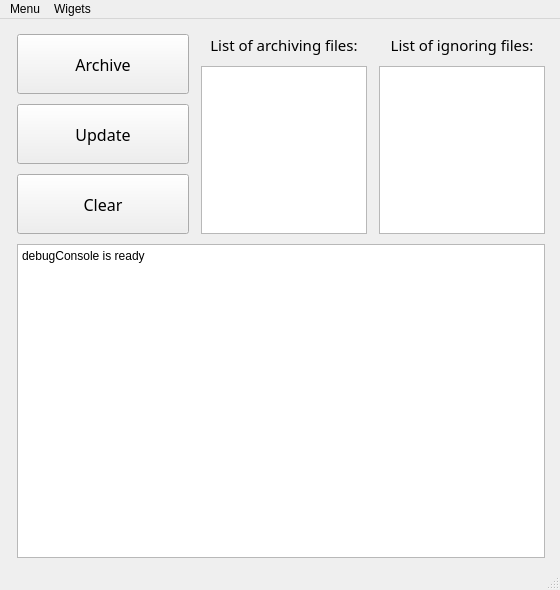
<?xml version="1.0" encoding="UTF-8"?>
<ui version="4.0">
 <class>MainWindow</class>
 <widget class="QMainWindow" name="MainWindow">
  <property name="geometry">
   <rect>
    <x>0</x>
    <y>0</y>
    <width>560</width>
    <height>590</height>
   </rect>
  </property>
  <property name="maximumSize">
   <size>
    <width>1920</width>
    <height>1080</height>
   </size>
  </property>
  <property name="sizeIncrement">
   <size>
    <width>0</width>
    <height>0</height>
   </size>
  </property>
  <property name="windowTitle">
   <string>MainWindow</string>
  </property>
  <widget class="QWidget" name="centralwidget">
   <layout class="QGridLayout" name="gridLayout">
    <property name="leftMargin">
     <number>15</number>
    </property>
    <property name="topMargin">
     <number>15</number>
    </property>
    <property name="rightMargin">
     <number>10</number>
    </property>
    <property name="bottomMargin">
     <number>10</number>
    </property>
    <property name="spacing">
     <number>10</number>
    </property>
    <item row="2" column="0">
     <widget class="QPushButton" name="clearButton">
      <property name="enabled">
       <bool>true</bool>
      </property>
      <property name="sizePolicy">
       <sizepolicy hsizetype="Minimum" vsizetype="MinimumExpanding">
        <horstretch>1</horstretch>
        <verstretch>1</verstretch>
       </sizepolicy>
      </property>
      <property name="maximumSize">
       <size>
        <width>172</width>
        <height>60</height>
       </size>
      </property>
      <property name="font">
       <font>
        <family>Microsoft YaHei</family>
        <pointsize>12</pointsize>
       </font>
      </property>
      <property name="cursor">
       <cursorShape>PointingHandCursor</cursorShape>
      </property>
      <property name="text">
       <string>Clear</string>
      </property>
      <property name="checkable">
       <bool>false</bool>
      </property>
      <property name="autoDefault">
       <bool>false</bool>
      </property>
      <property name="default">
       <bool>false</bool>
      </property>
      <property name="flat">
       <bool>false</bool>
      </property>
     </widget>
    </item>
    <item row="9" column="0" colspan="3">
     <widget class="QTextBrowser" name="debugConsole">
      <property name="sizePolicy">
       <sizepolicy hsizetype="Expanding" vsizetype="Minimum">
        <horstretch>0</horstretch>
        <verstretch>0</verstretch>
       </sizepolicy>
      </property>
      <property name="html">
       <string>&lt;!DOCTYPE HTML PUBLIC &quot;-//W3C//DTD HTML 4.0//EN&quot; &quot;http://www.w3.org/TR/REC-html40/strict.dtd&quot;&gt;
&lt;html&gt;&lt;head&gt;&lt;meta name=&quot;qrichtext&quot; content=&quot;1&quot; /&gt;&lt;meta charset=&quot;utf-8&quot; /&gt;&lt;style type=&quot;text/css&quot;&gt;
p, li { white-space: pre-wrap; }
hr { height: 1px; border-width: 0; }
li.unchecked::marker { content: &quot;\2610&quot;; }
li.checked::marker { content: &quot;\2612&quot;; }
&lt;/style&gt;&lt;/head&gt;&lt;body style=&quot; font-family:'Segoe UI'; font-size:9pt; font-weight:400; font-style:normal;&quot;&gt;
&lt;p style=&quot; margin-top:0px; margin-bottom:0px; margin-left:0px; margin-right:0px; -qt-block-indent:0; text-indent:0px;&quot;&gt;debugConsole is ready&lt;/p&gt;
&lt;p style=&quot;-qt-paragraph-type:empty; margin-top:0px; margin-bottom:0px; margin-left:0px; margin-right:0px; -qt-block-indent:0; text-indent:0px;&quot;&gt;&lt;br /&gt;&lt;/p&gt;&lt;/body&gt;&lt;/html&gt;</string>
      </property>
     </widget>
    </item>
    <item row="0" column="0">
     <widget class="QPushButton" name="archiveButton">
      <property name="sizePolicy">
       <sizepolicy hsizetype="Minimum" vsizetype="MinimumExpanding">
        <horstretch>1</horstretch>
        <verstretch>1</verstretch>
       </sizepolicy>
      </property>
      <property name="maximumSize">
       <size>
        <width>172</width>
        <height>60</height>
       </size>
      </property>
      <property name="font">
       <font>
        <family>Microsoft YaHei</family>
        <pointsize>12</pointsize>
       </font>
      </property>
      <property name="cursor">
       <cursorShape>PointingHandCursor</cursorShape>
      </property>
      <property name="text">
       <string>Archive</string>
      </property>
     </widget>
    </item>
    <item row="1" column="0">
     <widget class="QPushButton" name="updateButton">
      <property name="sizePolicy">
       <sizepolicy hsizetype="Minimum" vsizetype="MinimumExpanding">
        <horstretch>1</horstretch>
        <verstretch>1</verstretch>
       </sizepolicy>
      </property>
      <property name="maximumSize">
       <size>
        <width>172</width>
        <height>60</height>
       </size>
      </property>
      <property name="font">
       <font>
        <family>Microsoft YaHei</family>
        <pointsize>12</pointsize>
       </font>
      </property>
      <property name="cursor">
       <cursorShape>PointingHandCursor</cursorShape>
      </property>
      <property name="text">
       <string>Update</string>
      </property>
     </widget>
    </item>
    <item row="0" column="1" rowspan="3">
     <layout class="QVBoxLayout" name="verticalLayout">
      <item>
       <widget class="QLabel" name="label">
        <property name="font">
         <font>
          <family>Microsoft YaHei</family>
          <pointsize>11</pointsize>
          <bold>false</bold>
          <underline>false</underline>
          <strikeout>false</strikeout>
         </font>
        </property>
        <property name="text">
         <string>&lt;html&gt;&lt;head/&gt;&lt;body&gt;&lt;p align=&quot;center&quot;&gt;List of archiving files:&lt;/p&gt;&lt;/body&gt;&lt;/html&gt;</string>
        </property>
       </widget>
      </item>
      <item>
       <widget class="QTextBrowser" name="archiveTXTMain">
        <property name="maximumSize">
         <size>
          <width>166</width>
          <height>200</height>
         </size>
        </property>
        <property name="font">
         <font>
          <family>Microsoft YaHei</family>
          <pointsize>11</pointsize>
         </font>
        </property>
        <property name="html">
         <string>&lt;!DOCTYPE HTML PUBLIC &quot;-//W3C//DTD HTML 4.0//EN&quot; &quot;http://www.w3.org/TR/REC-html40/strict.dtd&quot;&gt;
&lt;html&gt;&lt;head&gt;&lt;meta name=&quot;qrichtext&quot; content=&quot;1&quot; /&gt;&lt;meta charset=&quot;utf-8&quot; /&gt;&lt;style type=&quot;text/css&quot;&gt;
p, li { white-space: pre-wrap; }
hr { height: 1px; border-width: 0; }
li.unchecked::marker { content: &quot;\2610&quot;; }
li.checked::marker { content: &quot;\2612&quot;; }
&lt;/style&gt;&lt;/head&gt;&lt;body style=&quot; font-family:'Microsoft YaHei'; font-size:11pt; font-weight:400; font-style:normal;&quot;&gt;
&lt;p style=&quot;-qt-paragraph-type:empty; margin-top:0px; margin-bottom:0px; margin-left:0px; margin-right:0px; -qt-block-indent:0; text-indent:0px;&quot;&gt;&lt;br /&gt;&lt;/p&gt;&lt;/body&gt;&lt;/html&gt;</string>
        </property>
       </widget>
      </item>
     </layout>
    </item>
    <item row="0" column="2" rowspan="3">
     <layout class="QVBoxLayout" name="verticalLayout_3">
      <item>
       <widget class="QLabel" name="label_2">
        <property name="font">
         <font>
          <family>Microsoft YaHei</family>
          <pointsize>11</pointsize>
          <bold>false</bold>
          <underline>false</underline>
          <strikeout>false</strikeout>
         </font>
        </property>
        <property name="text">
         <string>&lt;html&gt;&lt;head/&gt;&lt;body&gt;&lt;p align=&quot;center&quot;&gt;List of ignoring files:&lt;/p&gt;&lt;/body&gt;&lt;/html&gt;</string>
        </property>
       </widget>
      </item>
      <item>
       <widget class="QTextBrowser" name="ignoreTXTMain">
        <property name="maximumSize">
         <size>
          <width>166</width>
          <height>200</height>
         </size>
        </property>
        <property name="font">
         <font>
          <family>Microsoft YaHei</family>
          <pointsize>11</pointsize>
         </font>
        </property>
        <property name="html">
         <string>&lt;!DOCTYPE HTML PUBLIC &quot;-//W3C//DTD HTML 4.0//EN&quot; &quot;http://www.w3.org/TR/REC-html40/strict.dtd&quot;&gt;
&lt;html&gt;&lt;head&gt;&lt;meta name=&quot;qrichtext&quot; content=&quot;1&quot; /&gt;&lt;meta charset=&quot;utf-8&quot; /&gt;&lt;style type=&quot;text/css&quot;&gt;
p, li { white-space: pre-wrap; }
hr { height: 1px; border-width: 0; }
li.unchecked::marker { content: &quot;\2610&quot;; }
li.checked::marker { content: &quot;\2612&quot;; }
&lt;/style&gt;&lt;/head&gt;&lt;body style=&quot; font-family:'Microsoft YaHei'; font-size:11pt; font-weight:400; font-style:normal;&quot;&gt;
&lt;p style=&quot;-qt-paragraph-type:empty; margin-top:0px; margin-bottom:0px; margin-left:0px; margin-right:0px; -qt-block-indent:0; text-indent:0px;&quot;&gt;&lt;br /&gt;&lt;/p&gt;&lt;/body&gt;&lt;/html&gt;</string>
        </property>
       </widget>
      </item>
     </layout>
    </item>
   </layout>
  </widget>
  <widget class="QMenuBar" name="menubar">
   <property name="geometry">
    <rect>
     <x>0</x>
     <y>0</y>
     <width>560</width>
     <height>21</height>
    </rect>
   </property>
   <widget class="QMenu" name="menuMenu">
    <property name="title">
     <string>Menu</string>
    </property>
    <addaction name="actionSettings"/>
    <addaction name="separator"/>
    <addaction name="actionExit"/>
   </widget>
   <widget class="QMenu" name="menuWigets">
    <property name="title">
     <string>Wigets</string>
    </property>
    <addaction name="actionServer_Update"/>
   </widget>
   <addaction name="menuMenu"/>
   <addaction name="menuWigets"/>
  </widget>
  <widget class="QStatusBar" name="statusbar"/>
  <action name="actionSettings">
   <property name="icon">
    <iconset theme="applications-utilities">
     <normaloff>.</normaloff>.</iconset>
   </property>
   <property name="text">
    <string>Settings</string>
   </property>
   <property name="shortcut">
    <string>Ctrl+S</string>
   </property>
  </action>
  <action name="actionExit">
   <property name="text">
    <string>Exit</string>
   </property>
   <property name="shortcut">
    <string>Ctrl+Q</string>
   </property>
  </action>
  <action name="actionServer_Update">
   <property name="text">
    <string>Server  Update</string>
   </property>
   <property name="shortcut">
    <string>Ctrl+U</string>
   </property>
  </action>
 </widget>
 <resources/>
 <connections/>
</ui>
